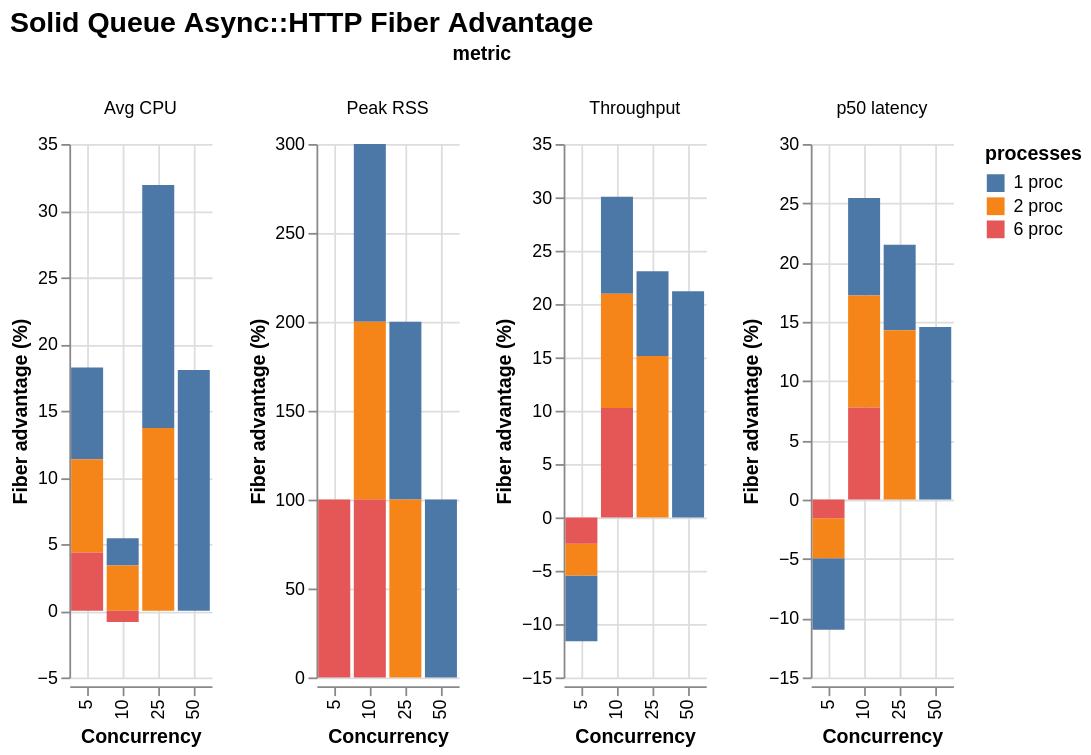

Write a Vega-Lite specification for this figure.
### Vega-Lite specification from a JSON file in a GitHub repository (floating-point values rounded to 4 significant figures)
{"$schema": "https://vega.github.io/schema/vega-lite/v6.json", "title": "Solid Queue Async::HTTP Fiber Advantage", "data": {"values": [{"concurrency": 5, "processes": "1 proc", "metric": "Throughput", "value": -6.164}, {"concurrency": 5, "processes": "1 proc", "metric": "Peak RSS", "value": -0.0}, {"concurrency": 5, "processes": "1 proc", "metric": "Avg CPU", "value": 6.88}, {"concurrency": 5, "processes": "1 proc", "metric": "p50 latency", "value": -6.035}, {"concurrency": 10, "processes": "1 proc", "metric": "Throughput", "value": 9.089}, {"concurrency": 10, "processes": "1 proc", "metric": "Peak RSS", "value": 100.0}, {"concurrency": 10, "processes": "1 proc", "metric": "Avg CPU", "value": 2.041}, {"concurrency": 10, "processes": "1 proc", "metric": "p50 latency", "value": 8.231}, {"concurrency": 25, "processes": "1 proc", "metric": "Throughput", "value": 7.939}, {"concurrency": 25, "processes": "1 proc", "metric": "Peak RSS", "value": 100.0}, {"concurrency": 25, "processes": "1 proc", "metric": "Avg CPU", "value": 18.22}, {"concurrency": 25, "processes": "1 proc", "metric": "p50 latency", "value": 7.221}, {"concurrency": 50, "processes": "1 proc", "metric": "Throughput", "value": 21.2}, {"concurrency": 50, "processes": "1 proc", "metric": "Peak RSS", "value": 100.0}, {"concurrency": 50, "processes": "1 proc", "metric": "Avg CPU", "value": 18.04}, {"concurrency": 50, "processes": "1 proc", "metric": "p50 latency", "value": 14.56}, {"concurrency": 5, "processes": "2 proc", "metric": "Throughput", "value": -2.971}, {"concurrency": 5, "processes": "2 proc", "metric": "Peak RSS", "value": -0.0}, {"concurrency": 5, "processes": "2 proc", "metric": "Avg CPU", "value": 6.999}, {"concurrency": 5, "processes": "2 proc", "metric": "p50 latency", "value": -3.382}, {"concurrency": 10, "processes": "2 proc", "metric": "Throughput", "value": 10.7}, {"concurrency": 10, "processes": "2 proc", "metric": "Peak RSS", "value": 100.0}, {"concurrency": 10, "processes": "2 proc", "metric": "Avg CPU", "value": 3.394}, {"concurrency": 10, "processes": "2 proc", "metric": "p50 latency", "value": 9.431}, {"concurrency": 25, "processes": "2 proc", "metric": "Throughput", "value": 15.13}, {"concurrency": 25, "processes": "2 proc", "metric": "Peak RSS", "value": 100.0}, {"concurrency": 25, "processes": "2 proc", "metric": "Avg CPU", "value": 13.71}, {"concurrency": 25, "processes": "2 proc", "metric": "p50 latency", "value": 14.28}, {"concurrency": 5, "processes": "6 proc", "metric": "Throughput", "value": -2.473}, {"concurrency": 5, "processes": "6 proc", "metric": "Peak RSS", "value": 100.0}, {"concurrency": 5, "processes": "6 proc", "metric": "Avg CPU", "value": 4.364}, {"concurrency": 5, "processes": "6 proc", "metric": "p50 latency", "value": -1.561}, {"concurrency": 10, "processes": "6 proc", "metric": "Throughput", "value": 10.26}, {"concurrency": 10, "processes": "6 proc", "metric": "Peak RSS", "value": 100.0}, {"concurrency": 10, "processes": "6 proc", "metric": "Avg CPU", "value": -0.8512}, {"concurrency": 10, "processes": "6 proc", "metric": "p50 latency", "value": 7.779}]}, "mark": {"type": "bar", "tooltip": true}, "encoding": {"x": {"field": "concurrency", "type": "ordinal", "title": "Concurrency"}, "y": {"field": "value", "type": "quantitative", "title": "Fiber advantage (%)"}, "color": {"field": "processes", "type": "nominal"}, "column": {"field": "metric", "type": "nominal"}, "tooltip": [{"field": "metric", "type": "nominal"}, {"field": "concurrency", "type": "nominal"}, {"field": "processes", "type": "nominal"}, {"field": "value", "type": "quantitative"}]}, "resolve": {"scale": {"y": "independent"}}, "config": {"background": "white", "axis": {"labelFont": "Arial", "titleFont": "Arial", "grid": true}, "legend": {"labelFont": "Arial", "titleFont": "Arial"}, "title": {"font": "Arial", "fontSize": 16, "anchor": "start"}, "view": {"stroke": null}}}
